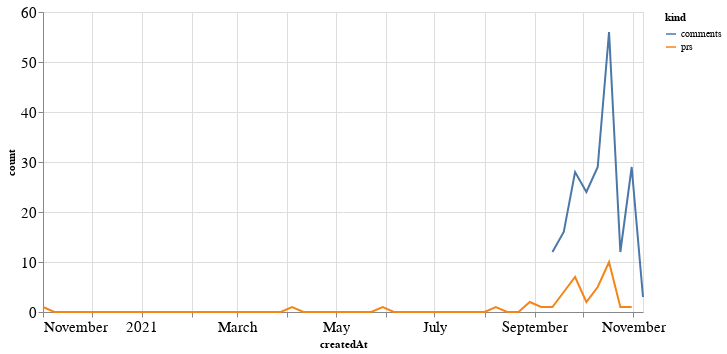

This figure's notebook cell:
### Code cell
alt.Chart(total_time, width=600).mark_line().encode(
    x='createdAt',
    y='count',
    color='kind'
)

### Figure 1 — Vega-Lite specification as saved in the notebook (floating-point values rounded to 4 significant figures)
{"config": {"axisLeft": {"labelFontSize": 15}, "axisBottom": {"labelFontSize": 15}}, "data": {"name": "data-5451f5eb735fe4f3f7be1b8f99196ce4"}, "mark": "line", "encoding": {"color": {"type": "nominal", "field": "kind"}, "x": {"type": "temporal", "field": "createdAt"}, "y": {"type": "quantitative", "field": "count"}}, "width": 600, "$schema": "https://vega.github.io/schema/vega-lite/v4.8.1.json", "datasets": {"data-5451f5eb735fe4f3f7be1b8f99196ce4": [{"createdAt": "2020-11-01T00:00:00", "kind": "prs", "count": 1.0}, {"createdAt": "2020-11-08T00:00:00", "kind": "prs", "count": 0.0}, {"createdAt": "2020-11-15T00:00:00", "kind": "prs", "count": 0.0}, {"createdAt": "2020-11-22T00:00:00", "kind": "prs", "count": 0.0}, {"createdAt": "2020-11-29T00:00:00", "kind": "prs", "count": 0.0}, {"createdAt": "2020-12-06T00:00:00", "kind": "prs", "count": 0.0}, {"createdAt": "2020-12-13T00:00:00", "kind": "prs", "count": 0.0}, {"createdAt": "2020-12-20T00:00:00", "kind": "prs", "count": 0.0}, {"createdAt": "2020-12-27T00:00:00", "kind": "prs", "count": 0.0}, {"createdAt": "2021-01-03T00:00:00", "kind": "prs", "count": 0.0}, {"createdAt": "2021-01-10T00:00:00", "kind": "prs", "count": 0.0}, {"createdAt": "2021-01-17T00:00:00", "kind": "prs", "count": 0.0}, {"createdAt": "2021-01-24T00:00:00", "kind": "prs", "count": 0.0}, {"createdAt": "2021-01-31T00:00:00", "kind": "prs", "count": 0.0}, {"createdAt": "2021-02-07T00:00:00", "kind": "prs", "count": 0.0}, {"createdAt": "2021-02-14T00:00:00", "kind": "prs", "count": 0.0}, {"createdAt": "2021-02-21T00:00:00", "kind": "prs", "count": 0.0}, {"createdAt": "2021-02-28T00:00:00", "kind": "prs", "count": 0.0}, {"createdAt": "2021-03-07T00:00:00", "kind": "prs", "count": 0.0}, {"createdAt": "2021-03-14T00:00:00", "kind": "prs", "count": 0.0}, {"createdAt": "2021-03-21T00:00:00", "kind": "prs", "count": 0.0}, {"createdAt": "2021-03-28T00:00:00", "kind": "prs", "count": 0.0}, {"createdAt": "2021-04-04T00:00:00", "kind": "prs", "count": 1.0}, {"createdAt": "2021-04-11T00:00:00", "kind": "prs", "count": 0.0}, {"createdAt": "2021-04-18T00:00:00", "kind": "prs", "count": 0.0}, {"createdAt": "2021-04-25T00:00:00", "kind": "prs", "count": 0.0}, {"createdAt": "2021-05-02T00:00:00", "kind": "prs", "count": 0.0}, {"createdAt": "2021-05-09T00:00:00", "kind": "prs", "count": 0.0}, {"createdAt": "2021-05-16T00:00:00", "kind": "prs", "count": 0.0}, {"createdAt": "2021-05-23T00:00:00", "kind": "prs", "count": 0.0}, {"createdAt": "2021-05-30T00:00:00", "kind": "prs", "count": 1.0}, {"createdAt": "2021-06-06T00:00:00", "kind": "prs", "count": 0.0}, {"createdAt": "2021-06-13T00:00:00", "kind": "prs", "count": 0.0}, {"createdAt": "2021-06-20T00:00:00", "kind": "prs", "count": 0.0}, {"createdAt": "2021-06-27T00:00:00", "kind": "prs", "count": 0.0}, {"createdAt": "2021-07-04T00:00:00", "kind": "prs", "count": 0.0}, {"createdAt": "2021-07-11T00:00:00", "kind": "prs", "count": 0.0}, {"createdAt": "2021-07-18T00:00:00", "kind": "prs", "count": 0.0}, {"createdAt": "2021-07-25T00:00:00", "kind": "prs", "count": 0.0}, {"createdAt": "2021-08-01T00:00:00", "kind": "prs", "count": 0.0}, {"createdAt": "2021-08-08T00:00:00", "kind": "prs", "count": 1.0}, {"createdAt": "2021-08-15T00:00:00", "kind": "prs", "count": 0.0}, {"createdAt": "2021-08-22T00:00:00", "kind": "prs", "count": 0.0}, {"createdAt": "2021-08-29T00:00:00", "kind": "prs", "count": 2.0}, {"createdAt": "2021-09-05T00:00:00", "kind": "prs", "count": 1.0}, {"createdAt": "2021-09-12T00:00:00", "kind": "prs", "count": 1.0}, {"createdAt": "2021-09-19T00:00:00", "kind": "prs", "count": 4.0}, {"createdAt": "2021-09-26T00:00:00", "kind": "prs", "count": 7.0}, {"createdAt": "2021-10-03T00:00:00", "kind": "prs", "count": 2.0}, {"createdAt": "2021-10-10T00:00:00", "kind": "prs", "count": 5.0}, {"createdAt": "2021-10-17T00:00:00", "kind": "prs", "count": 10.0}, {"createdAt": "2021-10-24T00:00:00", "kind": "prs", "count": 1.0}, {"createdAt": "2021-10-31T00:00:00", "kind": "prs", "count": 1.0}, {"createdAt": "2021-11-07T00:00:00", "kind": "prs", "count": null}, {"createdAt": "2020-11-01T00:00:00", "kind": "comments", "count": null}, {"createdAt": "2020-11-08T00:00:00", "kind": "comments", "count": null}, {"createdAt": "2020-11-15T00:00:00", "kind": "comments", "count": null}, {"createdAt": "2020-11-22T00:00:00", "kind": "comments", "count": null}, {"createdAt": "2020-11-29T00:00:00", "kind": "comments", "count": null}, {"createdAt": "2020-12-06T00:00:00", "kind": "comments", "count": null}, {"createdAt": "2020-12-13T00:00:00", "kind": "comments", "count": null}, {"createdAt": "2020-12-20T00:00:00", "kind": "comments", "count": null}, {"createdAt": "2020-12-27T00:00:00", "kind": "comments", "count": null}, {"createdAt": "2021-01-03T00:00:00", "kind": "comments", "count": null}, {"createdAt": "2021-01-10T00:00:00", "kind": "comments", "count": null}, {"createdAt": "2021-01-17T00:00:00", "kind": "comments", "count": null}, {"createdAt": "2021-01-24T00:00:00", "kind": "comments", "count": null}, {"createdAt": "2021-01-31T00:00:00", "kind": "comments", "count": null}, {"createdAt": "2021-02-07T00:00:00", "kind": "comments", "count": null}, {"createdAt": "2021-02-14T00:00:00", "kind": "comments", "count": null}, {"createdAt": "2021-02-21T00:00:00", "kind": "comments", "count": null}, {"createdAt": "2021-02-28T00:00:00", "kind": "comments", "count": null}, {"createdAt": "2021-03-07T00:00:00", "kind": "comments", "count": null}, {"createdAt": "2021-03-14T00:00:00", "kind": "comments", "count": null}, {"createdAt": "2021-03-21T00:00:00", "kind": "comments", "count": null}, {"createdAt": "2021-03-28T00:00:00", "kind": "comments", "count": null}, {"createdAt": "2021-04-04T00:00:00", "kind": "comments", "count": null}, {"createdAt": "2021-04-11T00:00:00", "kind": "comments", "count": null}, {"createdAt": "2021-04-18T00:00:00", "kind": "comments", "count": null}, {"createdAt": "2021-04-25T00:00:00", "kind": "comments", "count": null}, {"createdAt": "2021-05-02T00:00:00", "kind": "comments", "count": null}, {"createdAt": "2021-05-09T00:00:00", "kind": "comments", "count": null}, {"createdAt": "2021-05-16T00:00:00", "kind": "comments", "count": null}, {"createdAt": "2021-05-23T00:00:00", "kind": "comments", "count": null}, {"createdAt": "2021-05-30T00:00:00", "kind": "comments", "count": null}, {"createdAt": "2021-06-06T00:00:00", "kind": "comments", "count": null}, {"createdAt": "2021-06-13T00:00:00", "kind": "comments", "count": null}, {"createdAt": "2021-06-20T00:00:00", "kind": "comments", "count": null}, {"createdAt": "2021-06-27T00:00:00", "kind": "comments", "count": null}, {"createdAt": "2021-07-04T00:00:00", "kind": "comments", "count": null}, {"createdAt": "2021-07-11T00:00:00", "kind": "comments", "count": null}, {"createdAt": "2021-07-18T00:00:00", "kind": "comments", "count": null}, {"createdAt": "2021-07-25T00:00:00", "kind": "comments", "count": null}, {"createdAt": "2021-08-01T00:00:00", "kind": "comments", "count": null}, {"createdAt": "2021-08-08T00:00:00", "kind": "comments", "count": null}, {"createdAt": "2021-08-15T00:00:00", "kind": "comments", "count": null}, {"createdAt": "2021-08-22T00:00:00", "kind": "comments", "count": null}, {"createdAt": "2021-08-29T00:00:00", "kind": "comments", "count": null}, {"createdAt": "2021-09-05T00:00:00", "kind": "comments", "count": null}, {"createdAt": "2021-09-12T00:00:00", "kind": "comments", "count": 12.0}, {"createdAt": "2021-09-19T00:00:00", "kind": "comments", "count": 16.0}, {"createdAt": "2021-09-26T00:00:00", "kind": "comments", "count": 28.0}, {"createdAt": "2021-10-03T00:00:00", "kind": "comments", "count": 24.0}, {"createdAt": "2021-10-10T00:00:00", "kind": "comments", "count": 29.0}, {"createdAt": "2021-10-17T00:00:00", "kind": "comments", "count": 56.0}, {"createdAt": "2021-10-24T00:00:00", "kind": "comments", "count": 12.0}, {"createdAt": "2021-10-31T00:00:00", "kind": "comments", "count": 29.0}, {"createdAt": "2021-11-07T00:00:00", "kind": "comments", "count": 3.0}]}}
